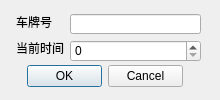
<?xml version="1.0" encoding="UTF-8"?>
<ui version="4.0">
 <class>leaveDialog</class>
 <widget class="QDialog" name="leaveDialog">
  <property name="geometry">
   <rect>
    <x>0</x>
    <y>0</y>
    <width>220</width>
    <height>100</height>
   </rect>
  </property>
  <property name="minimumSize">
   <size>
    <width>220</width>
    <height>100</height>
   </size>
  </property>
  <property name="maximumSize">
   <size>
    <width>220</width>
    <height>100</height>
   </size>
  </property>
  <property name="windowTitle">
   <string>Dialog</string>
  </property>
  <widget class="QDialogButtonBox" name="buttonBox">
   <property name="geometry">
    <rect>
     <x>27</x>
     <y>65</y>
     <width>156</width>
     <height>23</height>
    </rect>
   </property>
   <property name="orientation">
    <enum>Qt::Horizontal</enum>
   </property>
   <property name="standardButtons">
    <set>QDialogButtonBox::Cancel|QDialogButtonBox::Ok</set>
   </property>
  </widget>
  <widget class="QSpinBox" name="timeInput">
   <property name="geometry">
    <rect>
     <x>70</x>
     <y>40</y>
     <width>131</width>
     <height>22</height>
    </rect>
   </property>
  </widget>
  <widget class="QLabel" name="label">
   <property name="geometry">
    <rect>
     <x>16</x>
     <y>14</y>
     <width>36</width>
     <height>16</height>
    </rect>
   </property>
   <property name="text">
    <string>车牌号</string>
   </property>
  </widget>
  <widget class="QLineEdit" name="idInput">
   <property name="geometry">
    <rect>
     <x>70</x>
     <y>14</y>
     <width>131</width>
     <height>20</height>
    </rect>
   </property>
  </widget>
  <widget class="QLabel" name="label_2">
   <property name="geometry">
    <rect>
     <x>16</x>
     <y>40</y>
     <width>48</width>
     <height>16</height>
    </rect>
   </property>
   <property name="text">
    <string>当前时间</string>
   </property>
  </widget>
 </widget>
 <resources/>
 <connections>
  <connection>
   <sender>buttonBox</sender>
   <signal>accepted()</signal>
   <receiver>leaveDialog</receiver>
   <slot>accept()</slot>
   <hints>
    <hint type="sourcelabel">
     <x>248</x>
     <y>254</y>
    </hint>
    <hint type="destinationlabel">
     <x>157</x>
     <y>274</y>
    </hint>
   </hints>
  </connection>
  <connection>
   <sender>buttonBox</sender>
   <signal>rejected()</signal>
   <receiver>leaveDialog</receiver>
   <slot>reject()</slot>
   <hints>
    <hint type="sourcelabel">
     <x>316</x>
     <y>260</y>
    </hint>
    <hint type="destinationlabel">
     <x>286</x>
     <y>274</y>
    </hint>
   </hints>
  </connection>
 </connections>
</ui>
